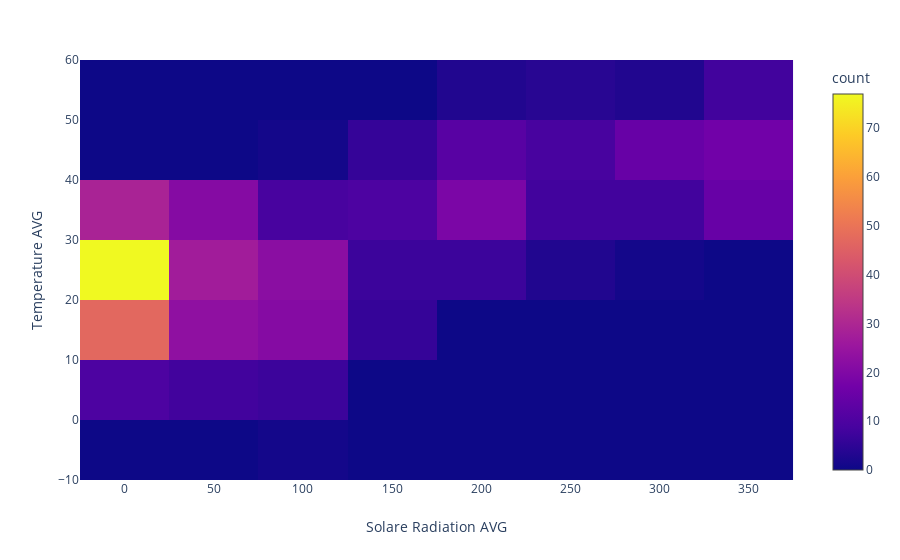

This figure's notebook cell:
### Code cell
import plotly.express as px
fig=px.density_heatmap(weather,x="Solare Radiation AVG",y="Temperature AVG")
fig.show()

### Figure 1 — Plotly figure (JSON) as saved in the notebook; plotly's stock layout.template omitted (floating-point values rounded to 4 significant figures; data arrays with more than 128 entries replaced by an {"elided": "..."} marker saying what was removed)
{"data": [{"coloraxis": "coloraxis", "hoverlabel": {"namelength": 0}, "hovertemplate": "Solare Radiation AVG=%{x}<br>Temperature AVG=%{y}<br>count=%{z}", "name": "", "type": "histogram2d", "x": {"elided": "464 float values"}, "xaxis": "x", "xbingroup": "x", "y": {"elided": "464 float values"}, "yaxis": "y", "ybingroup": "y"}], "layout": {"autosize": true, "coloraxis": {"colorbar": {"title": {"text": "count"}}, "colorscale": [[0, "#0d0887"], [0.1111, "#46039f"], [0.2222, "#7201a8"], [0.3333, "#9c179e"], [0.4444, "#bd3786"], [0.5556, "#d8576b"], [0.6667, "#ed7953"], [0.7778, "#fb9f3a"], [0.8889, "#fdca26"], [1, "#f0f921"]]}, "legend": {"tracegroupgap": 0}, "margin": {"t": 60}, "xaxis": {"anchor": "y", "autorange": true, "domain": [0, 0.98], "range": [-25, 375], "title": {"text": "Solare Radiation AVG"}, "type": "linear"}, "yaxis": {"anchor": "x", "autorange": true, "domain": [0, 1], "range": [-10, 60], "title": {"text": "Temperature AVG"}, "type": "linear"}}}
